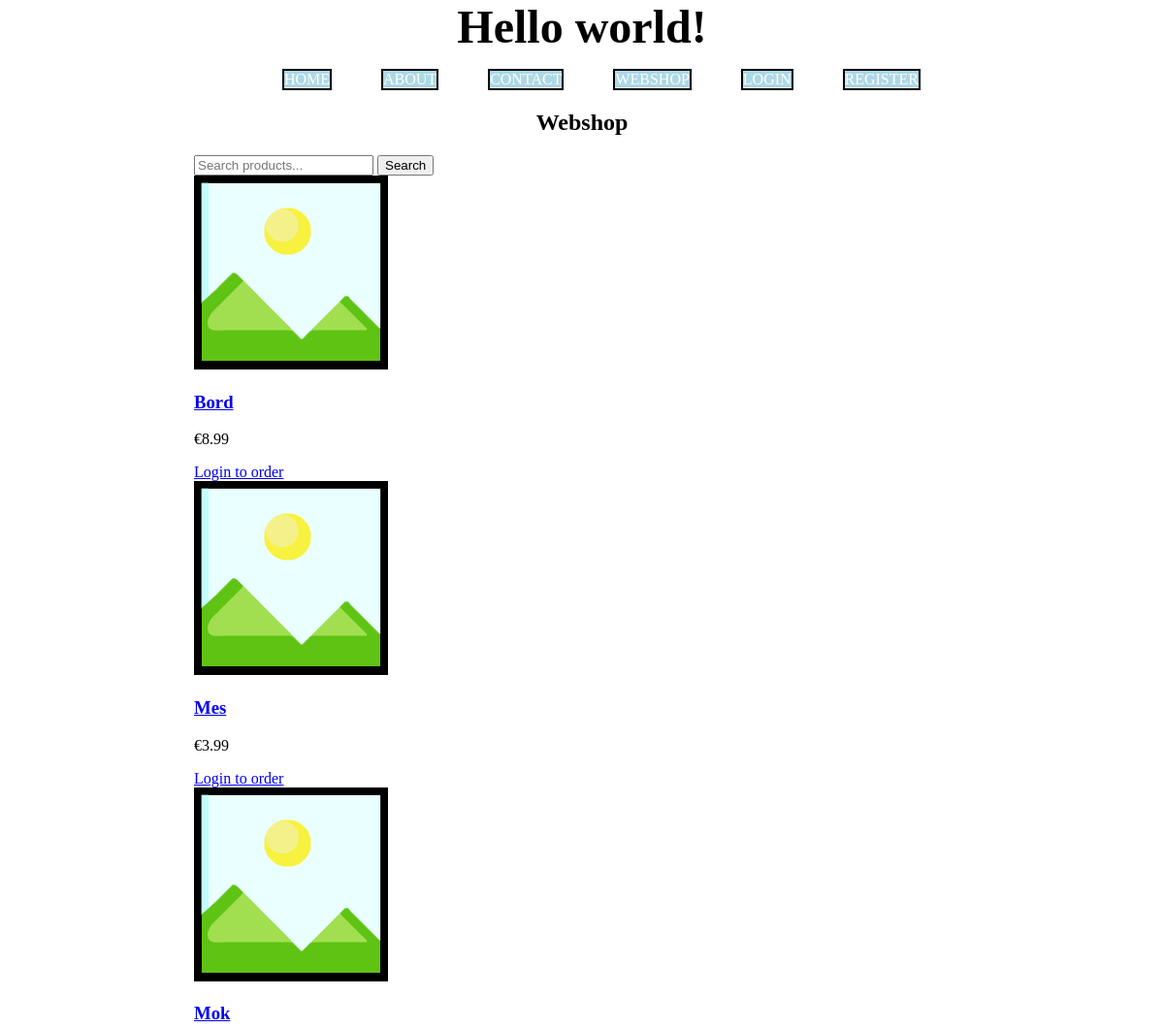
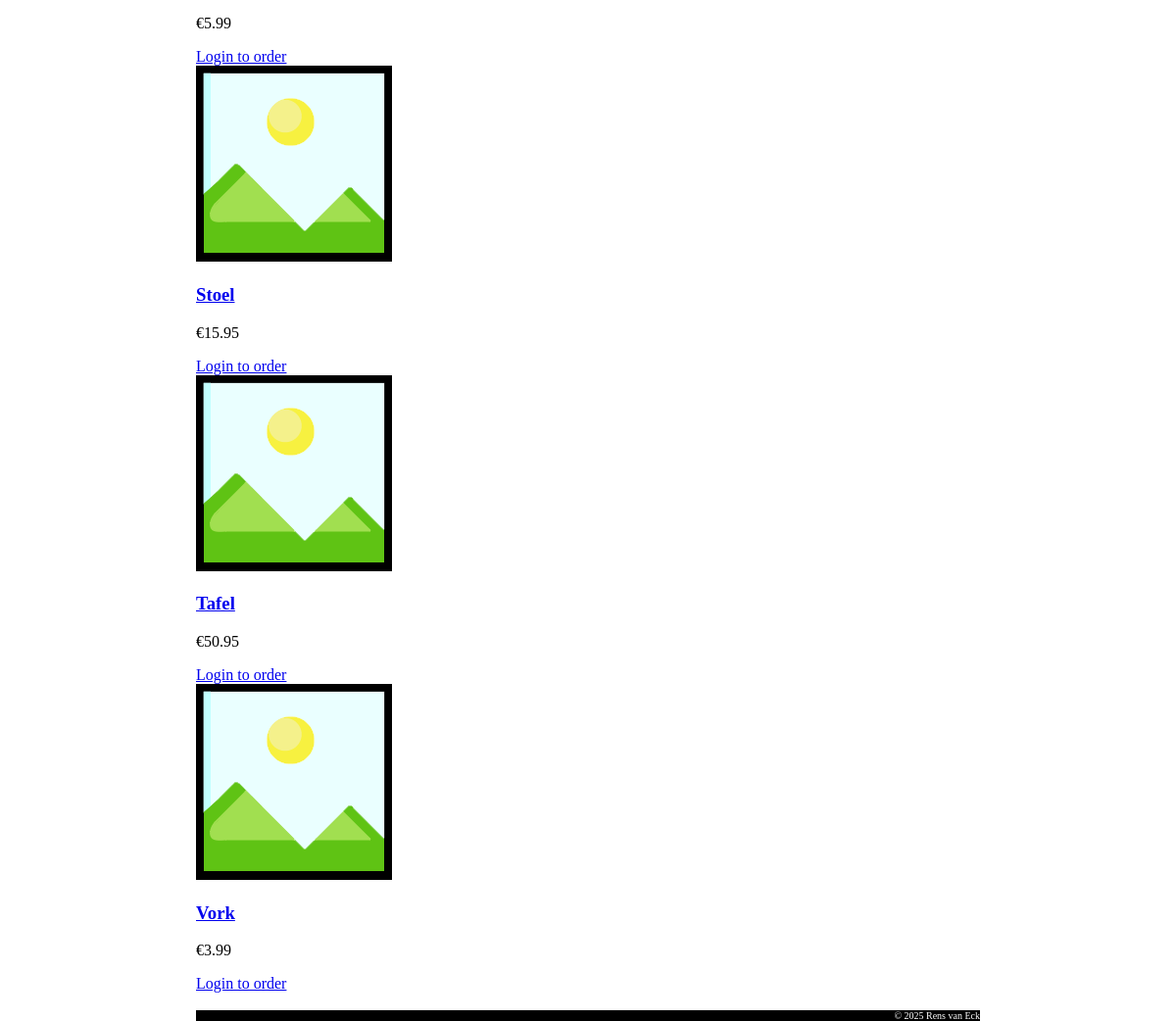
/3_php_oop/index.php?page=webshop, run on the app's committed database (2 pictures, top to bottom).
### tables this page shows
CREATE TABLE `products` (
  `product_id` int(11) NOT NULL,
  `name` varchar(255) NOT NULL,
  `description` text NOT NULL,
  `price` decimal(10,2) NOT NULL,
  `image` varchar(255) NOT NULL
);

### 3_php_oop/classes/controller/maincontroller.php (called while the page is built, shortened)
<?php
class mainController
{
    private $pages;
    public function __construct()
    {
        $this->pages = pageConfig::getPages();
    }
    public function handleRequest()
    {
        $this->handleGetRequest();
    }
    private function handleGetRequest()
    {
        $page = new $pageClass($this->pages);
        $page->show();
    }
}

### 3_php_oop/index.php (called while the page is built, shortened)
<?php
require_once "includes/autoload.php";
$controller = new mainController();
$controller->handleRequest();

### 3_php_oop/classes/database/databaseconnection.php (called while the page is built, shortened)
<?php
class databaseConnection
{
    private static $instance = null;
    private $conn;
    private function __construct()
    {
        $creds = userConfig::getUsersCreds();
        try
        {
            $this->conn = new \PDO(
                "mysql:host={$creds['db_host']};dbname={$creds['db_name']}",
                $creds['db_user'],
                $creds['db_pass'],
                [\PDO::ATTR_ERRMODE => \PDO::ERRMODE_EXCEPTION]
            );
        } catch (\PDOException $e)
        {
            die("Connection failed: " . $e->getMessage());
        }
    }
    public static function getInstance() {
        if (self::$instance == null) {
            self::$instance = new databaseConnection();
        }
        return self::$instance;
    }
    public function getConnection()
    {
        return $this->conn;
    }
}

### 3_php_oop/includes/autoload.php (called while the page is built, shortened)
<?php
spl_autoload_register(function ($class_name) {
    $path = str_replace('\\', '/', $class_name);
    $file = __DIR__ . "/../classes/$path.php";
});

### 3_php_oop/classes/config/userconfig.php (called while the page is built, shortened)
<?php
class userConfig {
	public static function getUsersCreds()
	{
		return [
			"db_host" => "localhost",
			"db_name" => "users",
			"db_user" => "users",
			"db_pass" => "6wRNEotK_wkDQOeM"
		];
	}
}

### 3_php_oop/classes/model/productmodel.php (called while the page is built, shortened)
<?php
class productModel
{
    private $crud;
    public function __construct()
    {
        $this->crud = new crudOperations("products");
    }
    public function getAllProducts($orderBy = 'name', $direction = 'ASC')
    {
        return $this->crud->read("*", [], "{$orderBy} {$direction}");
    }
}

### 3_php_oop/classes/database/crudoperations.php (called while the page is built, shortened)
<?php
class crudOperations
{
    private $db;
    private $table;
    public function __construct($table)
    {
        $this->db = databaseConnection::getInstance()->getConnection();
        $this->table = $table;
    }
    public function read(string $fields = "*", array $conditions = [], string $order = "", int $limit = 0, int $offset = 0)
    {
        $sql = "SELECT {$fields} FROM {$this->table}";
        $params = [];
        if (!empty($order))
        {
            $sql .= " ORDER BY {$order}";
        }
        $stmt = $this->db->prepare($sql);
        $stmt->execute($params);
        return $stmt->fetchAll(\PDO::FETCH_ASSOC);
    }
}

### 3_php_oop/classes/controller/sessioncontroller.php (called while the page is built, shortened)
<?php
class sessionController
{
    public static function isLoggedIn()
    {
        return isset($_SESSION["user"]);
    }
}

### 3_php_oop/classes/view/webshoppage.php (the view, shortened to what this page needs)
<?php
require_once 'classes/view/htmldocument.php';
require_once 'classes/model/productmodel.php';
class webshopPage extends \view\htmlDoc
{
    private $products;
    public function __construct($pages)
    {
        $this->productModel = new productModel();
        if (isset($_GET["search"]) && !empty($_GET["search"]))
        {
            $keyword = $_GET["search"];
            $this->products = $this->productModel->searchProducts($keyword);
            $this->setPageHeaderText("Search results for " . htmlspecialchars($keyword));
        }
        else
        {
            $this->products = $this->productModel->getAllProducts();
        }
    }
    public function bodyContent()
    {
        $this->displaySearchForm();
        $this->displayProductGrid();
    }
    private function displaySearchForm()
    {
        echo '<div class="search-container">'
            . PHP_EOL
            . '<form method="GET" action="index.php">'
            . PHP_EOL
            . '<input type="hidden" name="page" value="webshop">'
            . PHP_EOL
            . '<input type="text" name="search" class="search-input" placeholder="Search products..." '
            . PHP_EOL
            . 'value="' . (isset($_GET['search']) ? htmlspecialchars($_GET['search']) : '') . '">'
            . PHP_EOL
            . '<button type="submit" class="search-button">Search</button>'
            . PHP_EOL
            . '</form>'
            . PHP_EOL
            . '</div>'
            . PHP_EOL;
    }
    private function displayProductGrid()
    {
        echo '<div class="webshop">'
            . PHP_EOL;
        foreach ($this->products as $product)
        {
            $this->displayProductCard($product);
        }
        echo "</div>";
    }
    private function displayProductCard($product)
    {
        $isLoggedIn = sessionController::isLoggedIn();
        $productId = htmlspecialchars($product["product_id"]);
        $productName = htmlspecialchars($product["name"]);
        $productPrice = htmlspecialchars($product["price"]);
        $productImage = htmlspecialchars($product["image"]);
            $productImage = "placeholder.png";
        echo '<div class="product">'
            . PHP_EOL
            . '<a href="index.php?page=product&id=' . $productId . '">'
            . '<img src="assets/images/' . $productImage . '" alt="' . $productName . '">'
            . '</a>'
            . PHP_EOL
            . '<h3><a href="index.php?page=product&id=' . $productId . '">' . $productName . '</a></h3>'
            . PHP_EOL
            . '<p class="price">€' . $productPrice . '</p>'
            . PHP_EOL;
        if ($isLoggedIn)
        {
            echo '<form method="POST" action="index.php" class="order-form">'
                . PHP_EOL
                . '<input type="hidden" name="form_action" value="addtocart">'
                . PHP_EOL
                . '<input type="hidden" name="return_to" value="webshop">'
                . PHP_EOL
                . '<input type="hidden" name="product_id" value="' . $productId . '">'
                . PHP_EOL
                . '<input type="number" name="quantity" min="1" max="99" value="1">'
                . PHP_EOL
                . '<button type="submit" class="add-to-cart-btn">Add to Cart</button>'
                . PHP_EOL
                . '</form>'
                . PHP_EOL;
        }
        else
        {
            echo '<a href="index.php?page=login" class="login-pls-btn">Login to order</a>'
            . PHP_EOL;
        }
        echo '</div>';
    }
}

### 1_php_basis/stylesheets/mystyle.css (style rules this page uses)
body { width: 800px; margin: 0px auto; }

### data on the page
products: name "Bord", price "8.99"
products: name "Mes", price "3.99"
products: name "Mok", price "5.99"
products: name "Stoel", price "15.95"
products: name "Tafel", price "50.95"
products: name "Vork", price "3.99"

### other printed values
$key "HOME"
$key "ABOUT"
$key "CONTACT"
$key "WEBSHOP"
$key "LOGIN"
$key "REGISTER"
$this->pageHeaderText "Webshop"
